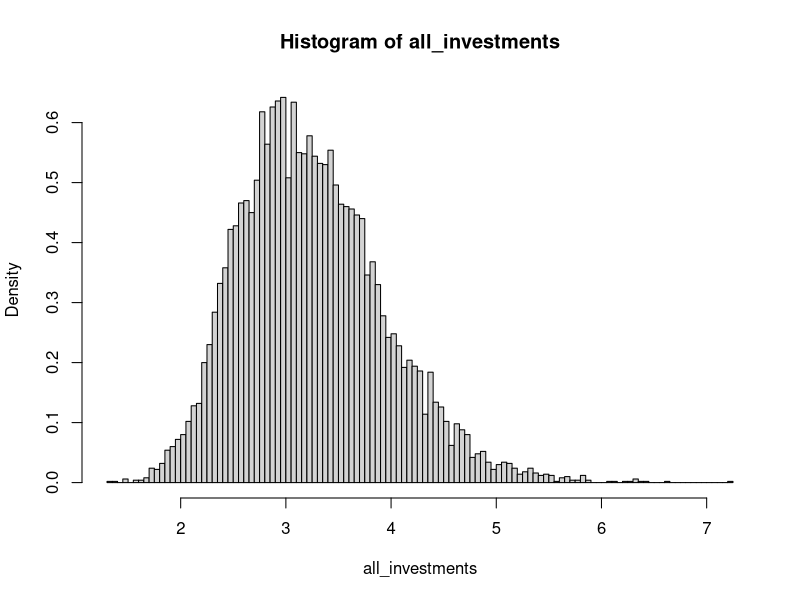
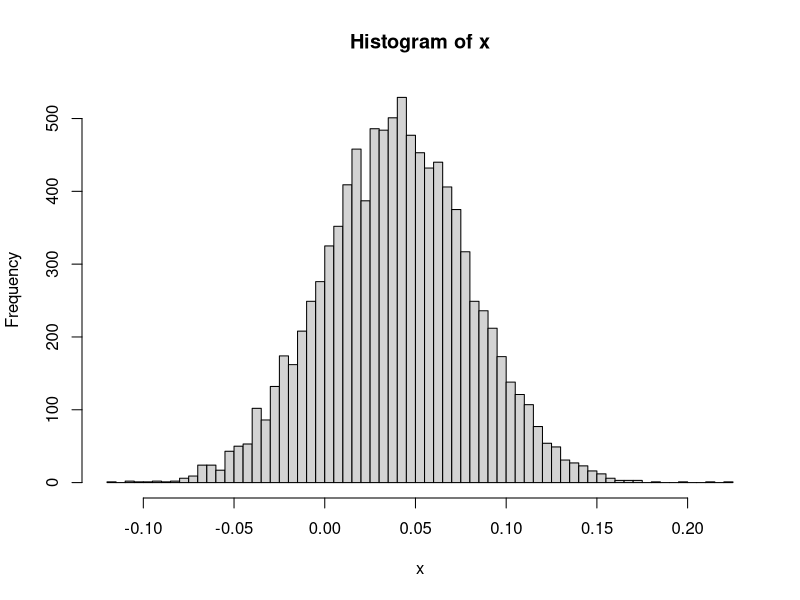

Reproduce these figures in R, in order.
set.seed(123)
num_trials <- 10^4

# Investment with mean 0.04 interest rate

num_years <- 30

all_investments <- c()

for (n in c(1:num_trials)){
  investment <- 1
  for (i in c(1:30))
  {
    random_interest <- rnorm(1, mean=0.04, sd = 0.04)
    investment <- investment*(1+random_interest)
  
  }

  all_investments <- append(all_investments, investment)
}

hist(all_investments, freq = FALSE, breaks = 100)
summary(all_investments)

x <- rnorm(10000, mean = 0.04, sd = 0.04)
summary(x)
hist(x, breaks = 100)
